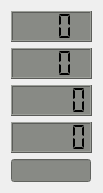
   <widget class="QWidget" name="layoutWidget">
    <property name="geometry">
     <rect>
      <x>179</x>
      <y>328</y>
      <width>83</width>
      <height>176</height>
     </rect>
    </property>
    <layout class="QGridLayout" name="gridLayout_7">
     <item row="0" column="0">
      <widget class="QLCDNumber" name="Max_PV_Watts_Today_LCD">
       <property name="minimumSize">
        <size>
         <width>81</width>
         <height>31</height>
        </size>
       </property>
       <property name="maximumSize">
        <size>
         <width>81</width>
         <height>16777215</height>
        </size>
       </property>
       <property name="font">
        <font>
         <pointsize>11</pointsize>
         <weight>50</weight>
         <bold>false</bold>
        </font>
       </property>
       <property name="styleSheet">
        <string notr="true">QLCDNumber{
background-color: rgb(136, 138, 133);
}</string>
       </property>
       <property name="digitCount">
        <number>3</number>
       </property>
       <property name="segmentStyle">
        <enum>QLCDNumber::Flat</enum>
       </property>
       <property name="value" stdset="0">
        <double>0.000000000000000</double>
       </property>
      </widget>
     </item>
     <item row="1" column="0">
      <widget class="QLCDNumber" name="Max_PV_Watts_Yesterday_LCD">
       <property name="minimumSize">
        <size>
         <width>81</width>
         <height>31</height>
        </size>
       </property>
       <property name="maximumSize">
        <size>
         <width>81</width>
         <height>16777215</height>
        </size>
       </property>
       <property name="font">
        <font>
         <pointsize>11</pointsize>
         <weight>50</weight>
         <bold>false</bold>
        </font>
       </property>
       <property name="styleSheet">
        <string notr="true">QLCDNumber{
background-color: rgb(136, 138, 133);
}</string>
       </property>
       <property name="digitCount">
        <number>3</number>
       </property>
       <property name="segmentStyle">
        <enum>QLCDNumber::Flat</enum>
       </property>
       <property name="value" stdset="0">
        <double>0.000000000000000</double>
       </property>
      </widget>
     </item>
     <item row="2" column="0">
      <widget class="QLCDNumber" name="Yield_Today_LCD">
       <property name="minimumSize">
        <size>
         <width>81</width>
         <height>31</height>
        </size>
       </property>
       <property name="maximumSize">
        <size>
         <width>81</width>
         <height>16777215</height>
        </size>
       </property>
       <property name="font">
        <font>
         <pointsize>11</pointsize>
         <weight>50</weight>
         <bold>false</bold>
        </font>
       </property>
       <property name="styleSheet">
        <string notr="true">QLCDNumber{
background-color: rgb(136, 138, 133);
}</string>
       </property>
       <property name="digitCount">
        <number>5</number>
       </property>
       <property name="segmentStyle">
        <enum>QLCDNumber::Flat</enum>
       </property>
       <property name="value" stdset="0">
        <double>0.000000000000000</double>
       </property>
      </widget>
     </item>
     <item row="3" column="0">
      <widget class="QLCDNumber" name="Yield_Yesterday_LCD">
       <property name="minimumSize">
        <size>
         <width>81</width>
         <height>31</height>
        </size>
       </property>
       <property name="maximumSize">
        <size>
         <width>81</width>
         <height>16777215</height>
        </size>
       </property>
       <property name="font">
        <font>
         <pointsize>11</pointsize>
         <weight>50</weight>
         <bold>false</bold>
        </font>
       </property>
       <property name="styleSheet">
        <string notr="true">QLCDNumber{
background-color: rgb(136, 138, 133);
}</string>
       </property>
       <property name="digitCount">
        <number>5</number>
       </property>
       <property name="segmentStyle">
        <enum>QLCDNumber::Flat</enum>
       </property>
       <property name="value" stdset="0">
        <double>0.000000000000000</double>
       </property>
      </widget>
     </item>
     <item row="4" column="0">
      <widget class="QLineEdit" name="Solar_Charger_State_lineEdit">
       <property name="maximumSize">
        <size>
         <width>80</width>
         <height>25</height>
        </size>
       </property>
       <property name="font">
        <font>
         <pointsize>10</pointsize>
         <weight>50</weight>
         <bold>false</bold>
        </font>
       </property>
       <property name="autoFillBackground">
        <bool>false</bool>
       </property>
       <property name="styleSheet">
        <string notr="true">background-color: rgb(136, 138, 133);</string>
       </property>
       <property name="alignment">
        <set>Qt::AlignCenter</set>
       </property>
      </widget>
     </item>
    </layout>
   </widget>
